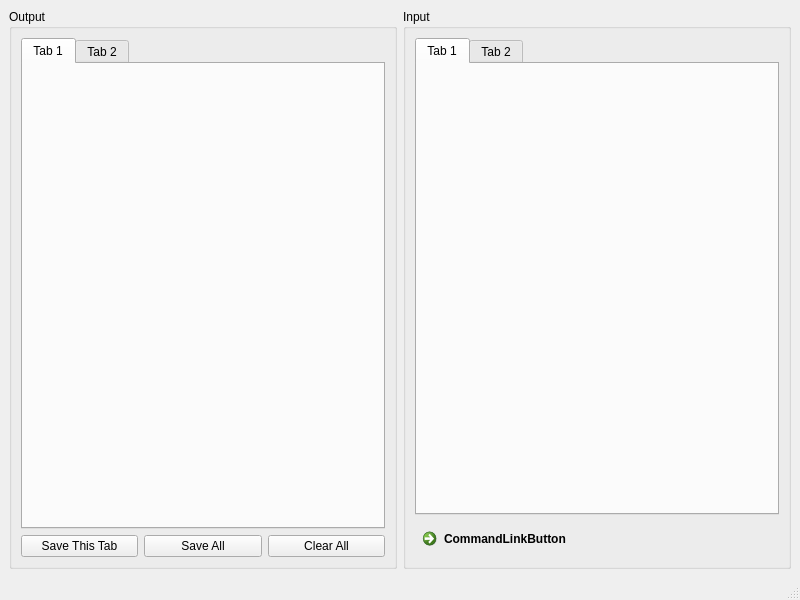
<?xml version="1.0" encoding="UTF-8"?>
<ui version="4.0">
 <class>MainWindow</class>
 <widget class="QMainWindow" name="MainWindow">
  <property name="geometry">
   <rect>
    <x>0</x>
    <y>0</y>
    <width>800</width>
    <height>600</height>
   </rect>
  </property>
  <property name="windowTitle">
   <string>MainWindow</string>
  </property>
  <widget class="QWidget" name="centralwidget">
   <layout class="QHBoxLayout" name="horizontalLayout">
    <item>
     <widget class="QGroupBox" name="groupBox">
      <property name="title">
       <string>Output</string>
      </property>
      <layout class="QVBoxLayout" name="verticalLayout">
       <item>
        <widget class="QTabWidget" name="tabWidget_3">
         <property name="currentIndex">
          <number>0</number>
         </property>
         <widget class="QWidget" name="tab_5">
          <attribute name="title">
           <string>Tab 1</string>
          </attribute>
         </widget>
         <widget class="QWidget" name="tab_6">
          <attribute name="title">
           <string>Tab 2</string>
          </attribute>
         </widget>
        </widget>
       </item>
       <item>
        <layout class="QHBoxLayout" name="horizontalLayout_2">
         <item>
          <widget class="QPushButton" name="pushButton">
           <property name="text">
            <string>Save This Tab</string>
           </property>
          </widget>
         </item>
         <item>
          <widget class="QPushButton" name="pushButton_2">
           <property name="text">
            <string>Save All</string>
           </property>
          </widget>
         </item>
         <item>
          <widget class="QPushButton" name="pushButton_3">
           <property name="text">
            <string>Clear All</string>
           </property>
          </widget>
         </item>
        </layout>
       </item>
      </layout>
     </widget>
    </item>
    <item>
     <widget class="QGroupBox" name="groupBox_2">
      <property name="title">
       <string>Input</string>
      </property>
      <layout class="QVBoxLayout" name="verticalLayout_2">
       <item>
        <widget class="QTabWidget" name="tabWidget_2">
         <property name="currentIndex">
          <number>0</number>
         </property>
         <widget class="QWidget" name="tab_3">
          <attribute name="title">
           <string>Tab 1</string>
          </attribute>
         </widget>
         <widget class="QWidget" name="tab_4">
          <attribute name="title">
           <string>Tab 2</string>
          </attribute>
         </widget>
        </widget>
       </item>
       <item>
        <widget class="QCommandLinkButton" name="commandLinkButton">
         <property name="text">
          <string>CommandLinkButton</string>
         </property>
        </widget>
       </item>
      </layout>
     </widget>
    </item>
   </layout>
  </widget>
  <widget class="QMenuBar" name="menubar">
   <property name="geometry">
    <rect>
     <x>0</x>
     <y>0</y>
     <width>800</width>
     <height>23</height>
    </rect>
   </property>
  </widget>
  <widget class="QStatusBar" name="statusbar"/>
 </widget>
 <resources/>
 <connections/>
</ui>
